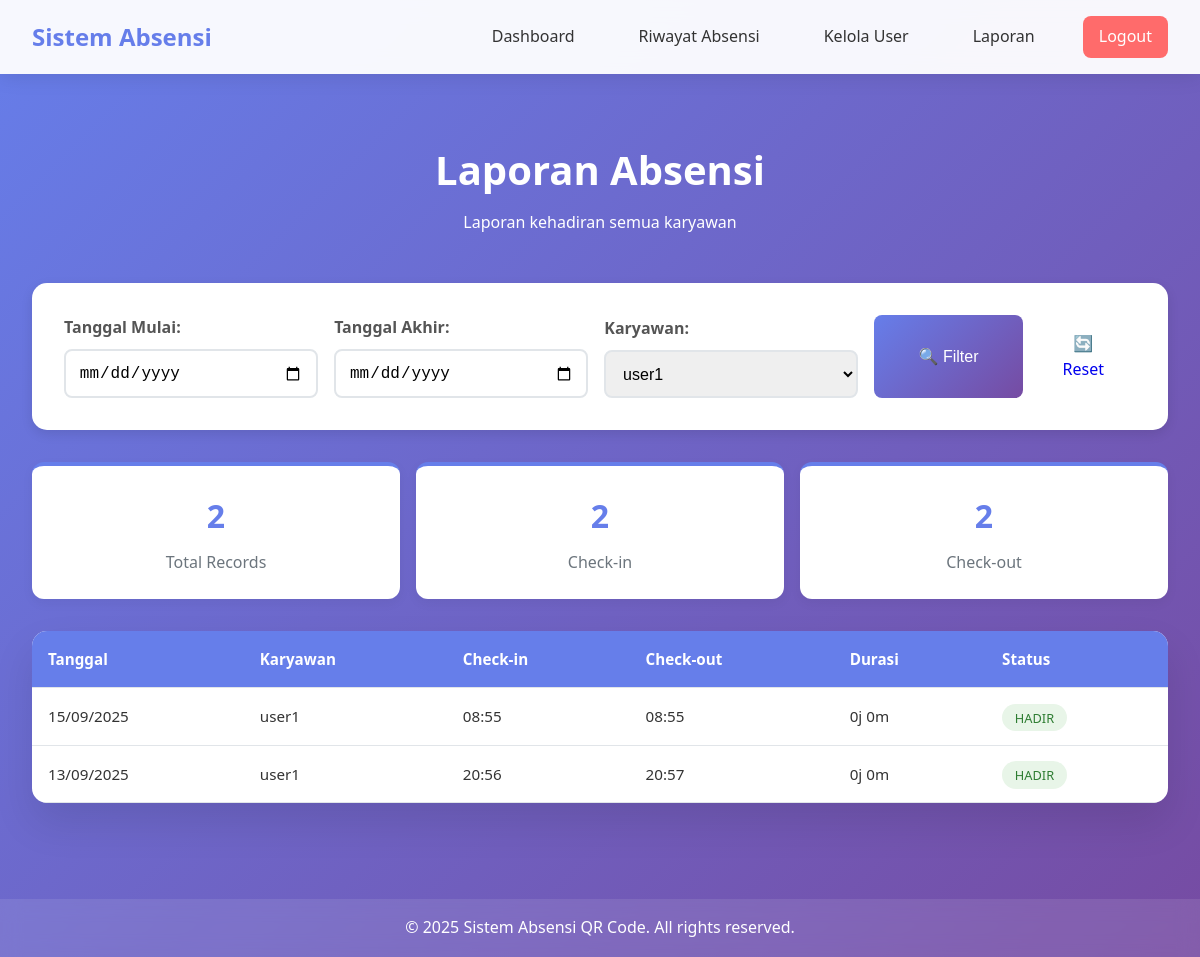
Screenshot of /attendance_report?user_id=2 (signed in) with the database file from the repository.
### app.py (models this page shows)
class Attendance(db.Model):
    id = db.Column(db.Integer, primary_key=True)
    user_id = db.Column(db.Integer, db.ForeignKey('user.id'), nullable=False)
    date = db.Column(db.Date, nullable=False)
    time_in = db.Column(db.DateTime, nullable=True)
    time_out = db.Column(db.DateTime, nullable=True)
    status = db.Column(db.String(20), default='hadir')

class User(UserMixin, db.Model):
    id = db.Column(db.Integer, primary_key=True)
    username = db.Column(db.String(80), unique=True, nullable=False)
    email = db.Column(db.String(120), unique=True, nullable=False)
    password_hash = db.Column(db.String(120), nullable=False)
    is_admin = db.Column(db.Boolean, default=False)
    attendances = db.relationship('Attendance', backref='user', lazy=True)

### app.py (the view)
@app.route('/attendance_report')
@login_required
def attendance_report():
    if not current_user.is_admin:
        flash('Akses ditolak! Hanya admin yang dapat melihat laporan.')
        return redirect(url_for('dashboard'))
    start_date = request.args.get('start_date')
    end_date = request.args.get('end_date')
    user_filter = request.args.get('user_id')
    query = db.session.query(Attendance, User).join(User, Attendance.user_id == User.id)
    if start_date:
        try:
            start_date_obj = datetime.strptime(start_date, '%Y-%m-%d').date()
            query = query.filter(Attendance.date >= start_date_obj)
        except:
            flash('Format tanggal mulai tidak valid!')
    if end_date:
        try:
            end_date_obj = datetime.strptime(end_date, '%Y-%m-%d').date()
            query = query.filter(Attendance.date <= end_date_obj)
        except:
            flash('Format tanggal akhir tidak valid!')
    if user_filter:
        query = query.filter(Attendance.user_id == user_filter)
    attendances = query.order_by(Attendance.date.desc()).limit(100).all()
    users = User.query.filter_by(is_admin=False).all()  # For filter dropdown
    return render_template('attendance_report.html',
                         attendances=attendances,
                         users=users,
                         start_date=start_date,
                         end_date=end_date,
                         user_filter=user_filter)

### app.py (called while the page is built)
@login_manager.user_loader
def load_user(user_id):
    return User.query.get(int(user_id))

### templates/attendance_report.html (shortened to what this page needs)
{% extends "base.html" %}
{% block content %}
<div class="report-container">
    <div class="page-header">
        <h1>Laporan Absensi</h1>
        <p>Laporan kehadiran semua karyawan</p>
    </div>
    <div class="filter-section">
        <form method="GET" class="filter-form">
            <div class="filter-row">
                <div class="filter-group">
                    <label for="start_date">Tanggal Mulai:</label>
                    <input type="date" id="start_date" name="start_date" value="{{ start_date or '' }}">
                </div>
                <div class="filter-group">
                    <label for="end_date">Tanggal Akhir:</label>
                    <input type="date" id="end_date" name="end_date" value="{{ end_date or '' }}">
                </div>
                <div class="filter-group">
                    <label for="user_id">Karyawan:</label>
                    <select id="user_id" name="user_id">
                        {% for user in users %}
                        <option value="{{ user.id }}" {% if user_filter and user_filter|int == user.id %}selected{% endif %}>
                            {{ user.username }}
                        </option>
                        {% endfor %}
                    </select>
                </div>
                <div class="filter-buttons">
                    <button type="submit" class="btn btn-primary">🔍 Filter</button>
                    <a href="{{ url_for('attendance_report') }}" class="btn btn-secondary">🔄 Reset</a>
                </div>
            </div>
        </form>
    </div>
    {% if attendances %}
        <div class="report-stats">
            <div class="stat-card">
                <h3>{{ attendances|length }}</h3>
                <p>Total Records</p>
            </div>
            <div class="stat-card">
                <h3>{{ attendances|selectattr('0.time_in')|list|length }}</h3>
                <p>Check-in</p>
            </div>
            <div class="stat-card">
                <h3>{{ attendances|selectattr('0.time_out')|list|length }}</h3>
                <p>Check-out</p>
            </div>
        </div>
        <div class="table-container">
            <table class="report-table">
                <thead>
                    <tr>
                        <th>Tanggal</th>
                        <th>Karyawan</th>
                        <th>Check-in</th>
                        <th>Check-out</th>
                        <th>Durasi</th>
                        <th>Status</th>
                    </tr>
                </thead>
                <tbody>
                    {% for attendance, user in attendances %}
                    <tr>
                        <td>{{ attendance.date.strftime('%d/%m/%Y') }}</td>
                        <td>{{ user.username }}</td>
                        <td>
                            {% if attendance.time_in %}
                                {{ attendance.time_in.strftime('%H:%M') }}
                            {% else %}
                                <span class="no-data">-</span>
                            {% endif %}
                        </td>
                        <td>
                            {% if attendance.time_out %}
                                {{ attendance.time_out.strftime('%H:%M') }}
                            {% else %}
                                <span class="no-data">-</span>
                            {% endif %}
                        </td>
                        <td>
                            {% if attendance.time_in and attendance.time_out %}
                                {% set duration = attendance.time_out - attendance.time_in %}
                                {% set hours = duration.seconds // 3600 %}
                                {% set minutes = (duration.seconds % 3600) // 60 %}
                                {{ hours }}j {{ minutes }}m
                            {% else %}
                                <span class="no-data">-</span>
                            {% endif %}
                        </td>
                        <td>
                            <span class="status-badge status-{{ attendance.status }}">
                                {{ attendance.status.title() }}
                            </span>
                        </td>
                    </tr>
                    {% endfor %}
                </tbody>
            </table>
        </div>
    {% else %}
        <div class="no-data-message">
            <h3>Tidak ada data</h3>
            <p>Tidak ada data absensi yang sesuai dengan filter.</p>
        </div>
    {% endif %}
</div>
{% endblock %}

### static/css/style.css (style rules this page uses)
* { margin: 0; padding: 0; box-sizing: border-box; }
body { font-family: 'Segoe UI', Tahoma, Geneva, Verdana, sans-serif; line-height: 1.6; color: #333; background: linear-gradient(135deg, #667eea 0%, #764ba2 100%); min-height: 100vh; }
.btn { display: inline-block; padding: 1rem 2rem; border: none; border-radius: 8px; font-size: 1rem; font-weight: 500; text-decoration: none; cursor: pointer; transition: all 0.3s ease; text-align: center; }
.btn-primary { background: linear-gradient(135deg, #667eea 0%, #764ba2 100%); color: white; width: 100%; }
.status-hadir { color: #4caf50; }
.page-header { text-align: center; margin-bottom: 3rem; color: white; }
.page-header h1 { font-size: 2.5rem; margin-bottom: 0.5rem; }
.table-container { background: white; border-radius: 15px; overflow: hidden; box-shadow: 0 20px 40px rgba(0, 0, 0, 0.1); }
.status-badge { padding: 0.3rem 0.8rem; border-radius: 20px; font-size: 0.8rem; font-weight: 500; text-transform: uppercase; }
.status-hadir { background: #e8f5e8; color: #2e7d32; }

### templates/attendance_report.html (style rules this page uses)
.report-container { max-width: 1400px; margin: 0 auto; padding: 2rem; }
.page-header { text-align: center; margin-bottom: 3rem; color: white; }
.page-header h1 { font-size: 2.5rem; margin-bottom: 0.5rem; }
.filter-section { background: white; padding: 2rem; border-radius: 15px; margin-bottom: 2rem; box-shadow: 0 4px 12px rgba(0,0,0,0.1); }
.filter-row { display: grid; grid-template-columns: 1fr 1fr 1fr auto; gap: 1rem; align-items: end; }
.filter-group { display: flex; flex-direction: column; gap: 0.5rem; }
.filter-group label { font-weight: 600; color: #555; }
.filter-group input, .filter-group select { padding: 0.8rem; border: 2px solid #e1e5e9; border-radius: 8px; font-size: 1rem; }
.filter-buttons { display: flex; gap: 0.5rem; }
.report-stats { display: grid; grid-template-columns: repeat(auto-fit, minmax(200px, 1fr)); gap: 1rem; margin-bottom: 2rem; }
.stat-card { background: white; padding: 1.5rem; border-radius: 12px; text-align: center; box-shadow: 0 4px 12px rgba(0,0,0,0.05); border-top: 4px solid #667eea; }
.stat-card h3 { font-size: 2rem; color: #667eea; margin-bottom: 0.5rem; }
.stat-card p { color: #6c757d; font-weight: 500; }
.report-table { width: 100%; border-collapse: collapse; font-size: 0.95rem; }
.report-table th, .report-table td { padding: 1rem; text-align: left; border-bottom: 1px solid #e1e5e9; }
.report-table th { background: #667eea; color: white; font-weight: 600; position: sticky; top: 0; }

### rows the page displays
Attendance: date "15/09/2025", username "user1", time_in "08:55", time_out "08:55", hours "0", minutes "0", status "HADIR"
Attendance: date "13/09/2025", username "user1", time_in "20:56", time_out "20:57", hours "0", minutes "0", status "HADIR"

### other values shown
{{ attendances|length }} "2"
{{ attendances|selectattr('0.time_in')|list|length }} "2"
{{ attendances|selectattr('0.time_out')|list|length }} "2"
form field user_id "user1"
